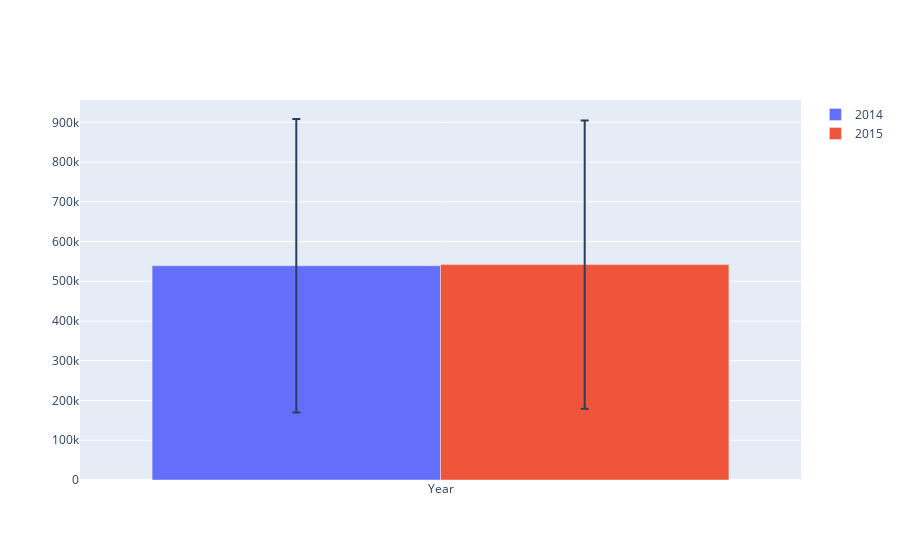

The notebook cell saved with this chart:
### Code cell
import plotly.graph_objects as go

fig = go.Figure()
fig.add_trace(go.Bar(
    name='2014',
    x=['Year'], y=[mean_price_2014],
    error_y=dict(type='data', array=[std_price_2014])
))
fig.add_trace(go.Bar(
    name='2015',
    x=['Year'], y=[mean_price_2015],
    error_y=dict(type='data', array=[std_price_2015])
))
fig.update_layout(barmode='group')
fig.show()

### Figure 1 — Plotly figure (JSON) as saved in the notebook; plotly's stock layout.template omitted (floating-point values rounded to 4 significant figures)
{"data": [{"error_y": {"array": [369200.0], "type": "data"}, "name": "2014", "type": "bar", "x": ["Year"], "y": [539200.0]}, {"error_y": {"array": [362800.0], "type": "data"}, "name": "2015", "type": "bar", "x": ["Year"], "y": [542000.0]}], "layout": {"barmode": "group"}}
